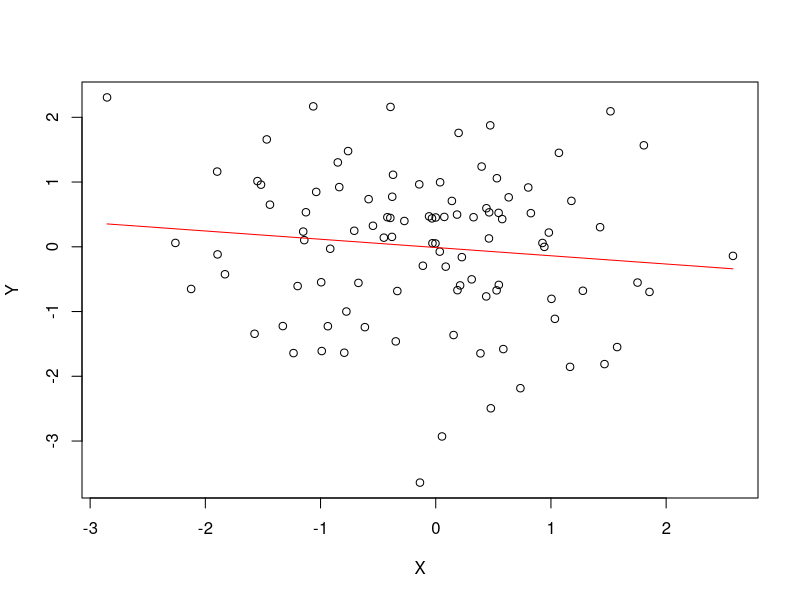

Here is the R script that generated this plot:
x <- rnorm(100)
y <- rnorm(100)
n <- length(x)

LinearRegression <- function(X, Y) {
    plot(X, Y)
    a <- calcA(X, Y)
    b <- calcB(X, Y)

    lines(X, a * X + b, type = "l", lty = 1, col = "red")
}

calcA <- function(X, Y) {
    sumX <- Summary(X)
    sumY <- Summary(Y)
    sumXY <- Summary(X, Y)
    sumXSquared <- SummarySquared(X)

    upper <- (sumXY * n) - (sumY * (-sumX))
    lower <- (sumXSquared * n) - (sumX * (-sumX))
    return(upper / lower)
}

calcB <- function(X, Y) {
    sumX <- Summary(X)
    sumY <- Summary(Y)
    sumXY <- Summary(X,Y)
    sumXSquared <- SummarySquared(X)

    upper <- (sumX * sumY) - (sumX * sumXY)
    lower <- (sumXSquared * n) - (sumX * (-sumX))
    return(upper / lower)
}

SummarySquared <- function(X) {
    sum <- 0
    for (i in seq_along(X)) {
        sum <- sum + X[i]^2
    }
    return(sum)
}

Summary <- function(X, Y) {
    sum <- 0
    n <- length(x)

    if (missing(Y)) {
        for (i in 1:n ) {
            sum <- sum + X[i]
        }
        return(sum)
    }

    for (i in 1:n) {
        sum <- sum + X[i] * Y[i]
    }
    return(sum)
}
LinearRegression(x, y)
